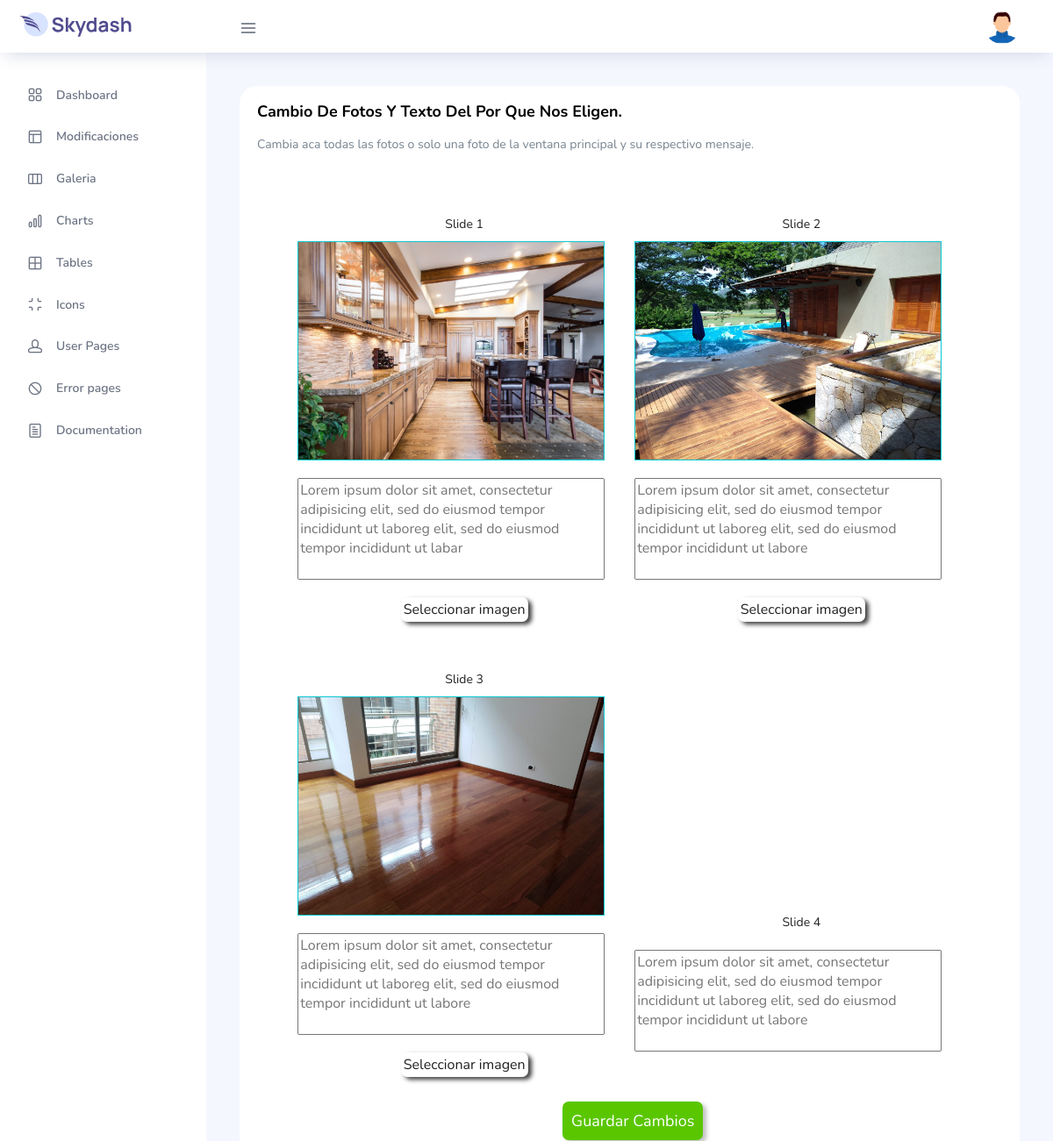
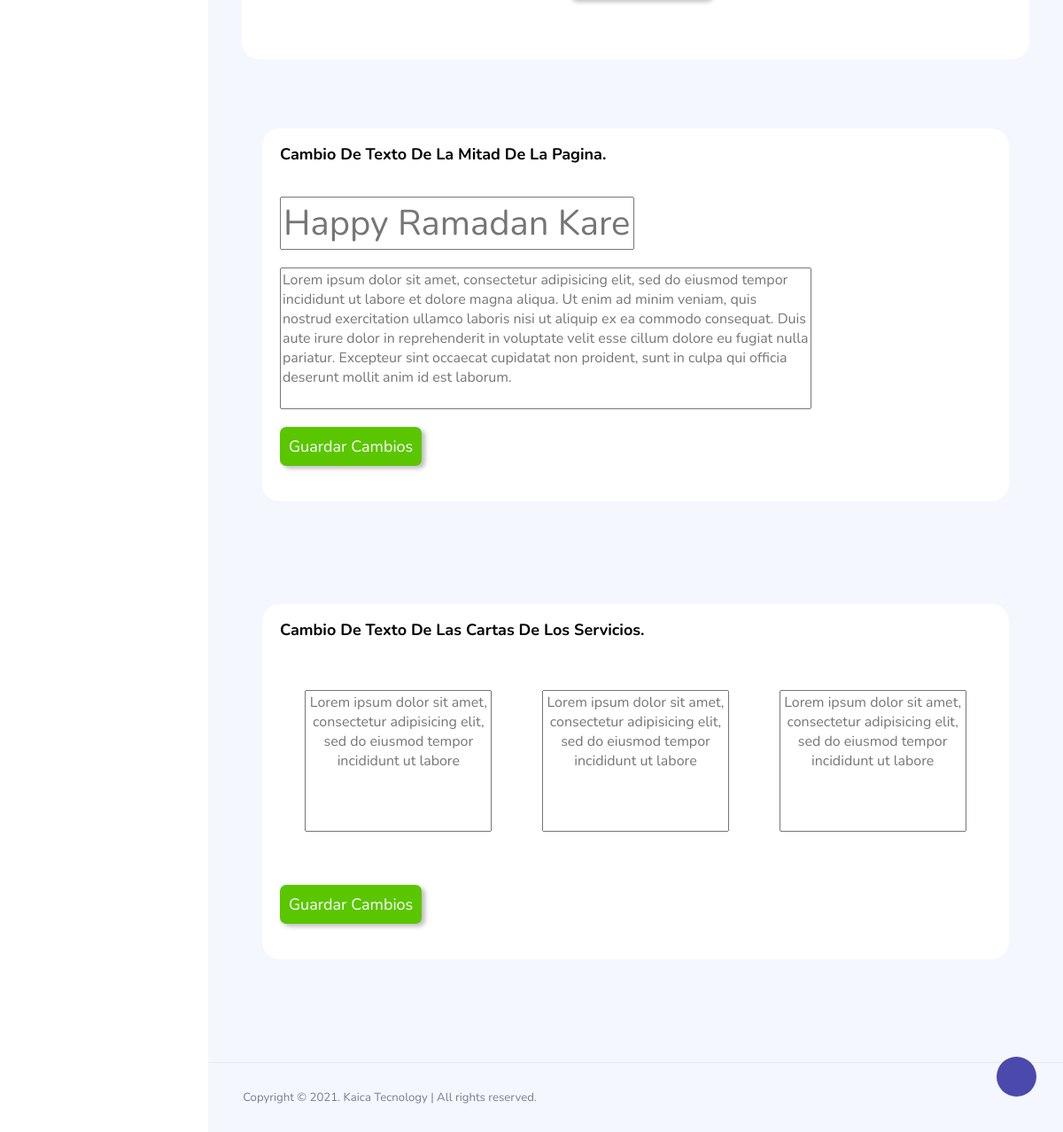
Page /login/pages/ui-features/choose.php (signed in) on the committed database (2 pictures, top to bottom).
### tables this page shows
CREATE TABLE `fotoschoose` (
  `idimagen` int(11) NOT NULL,
  `nameimage` varchar(100) NOT NULL,
  `txtfoton` text NOT NULL
);

CREATE TABLE `asi` (
  `asitxt` varchar(100) NOT NULL,
  `taasi` text NOT NULL
);

CREATE TABLE `cards` (
  `id` int(11) NOT NULL,
  `cardtxt` varchar(150) NOT NULL
);

### login/pages/ui-features/choose.php (the view, shortened to what this page needs)
<?php
  include "../../conexion.php";
$queryimag1 = mysqli_query($conection, "SELECT f.nameimage,f.txtfoton
                       FROM fotoschoose f
                        WHERE idimagen = 1");
$queryimag2 = mysqli_query($conection, "SELECT f.nameimage,f.txtfoton
                       FROM fotoschoose f
                        WHERE idimagen = 2");
$queryimag3 = mysqli_query($conection, "SELECT f.nameimage,f.txtfoton
                       FROM fotoschoose f
                        WHERE idimagen = 3");
$queryimag4 = mysqli_query($conection, "SELECT f.nameimage,f.txtfoton
                       FROM fotoschoose f
                        WHERE idimagen = 4");
$queryasi = mysqli_query($conection, "SELECT * FROM `asi`");
$querycard1 = mysqli_query($conection, "SELECT * FROM `cards` WHERE id = 1");
$querycard2 = mysqli_query($conection, "SELECT * FROM `cards` WHERE id = 2");
$querycard3 = mysqli_query($conection, "SELECT * FROM `cards` WHERE id = 3");
while ($datacard1 = mysqli_fetch_array($querycard1)) {
  $txtcard1 = $datacard1['cardtxt'];
}
while ($datacard2 = mysqli_fetch_array($querycard2)) {
  $txtcard2 = $datacard2['cardtxt'];
}
while ($datacard3 = mysqli_fetch_array($querycard3)) {
  $txtcard3 = $datacard3['cardtxt'];
}
while($dataasi = mysqli_fetch_array($queryasi)){
  $asitxt = $dataasi['asitxt'];
  $taasi = $dataasi['taasi'];
}
while ($dataimg1 = mysqli_fetch_array($queryimag1)) {
  $txtfoto1 = $dataimg1['txtfoton'];
    if($dataimg1['nameimage'] != null){
        $foto1 = '../../includes/img/uploads/'.$dataimg1['nameimage'];
      } else {
        $foto1 = '';
      }
    }
    while ($dataimg2 = mysqli_fetch_array($queryimag2)) {
      $txtfoto2 = $dataimg2['txtfoton'];
    if($dataimg2['nameimage'] != null){
        $foto2 = '../../includes/img/uploads/'.$dataimg2['nameimage'];
      } else {
        $foto2 = '';
      }
    }
    while ($dataimg3 = mysqli_fetch_array($queryimag3)) {
      $txtfoto3 = $dataimg3['txtfoton'];
    if($dataimg3['nameimage'] != null){
        $foto3 = '../../includes/img/uploads/'.$dataimg3['nameimage'];
      } else {
        $foto3 = '';
      }
    }
     while ($dataimg4 = mysqli_fetch_array($queryimag4)) {
      $txtfoto4 = $dataimg4['txtfoton'];
    }
 ?>
<!DOCTYPE html>
<html lang="es">
<head>
  <link rel="stylesheet" href="../../vendors/feather/feather.css">
  <link rel="stylesheet" href="../../vendors/ti-icons/css/themify-icons.css">
  <link rel="stylesheet" href="../../vendors/css/vendor.bundle.base.css">
  <link rel="stylesheet" href="../../css/vertical-layout-light/style.css">
</head>
<body>
  <div class="container-scroller">
    <nav class="navbar col-lg-12 col-12 p-0 fixed-top d-flex flex-row">
      <div class="text-center navbar-brand-wrapper d-flex align-items-center justify-content-center">
        <a class="navbar-brand brand-logo mr-5" href="../../index.php"><img src="../../images/logo.svg" class="mr-2" alt="logo"/></a>
      </div>
      <div class="navbar-menu-wrapper d-flex align-items-center justify-content-end">
        <button class="navbar-toggler navbar-toggler align-self-center" type="button" data-toggle="minimize">
          <span class="icon-menu"></span>
        </button>
        <ul class="navbar-nav navbar-nav-right">
          <li class="nav-item nav-profile dropdown">
            <a class="nav-link dropdown-toggle" href="#" data-toggle="dropdown" id="profileDropdown">
              <img src="../../images/faces/face28.jpg" alt="profile"/>
            </a>
          </li>
        </ul>
      </div>
    </nav>
    <div class="container-fluid page-body-wrapper">
      <div class="theme-setting-wrapper">
        <div id="settings-trigger"><i class="ti-settings"></i></div>
      </div>
      <nav class="sidebar sidebar-offcanvas" id="sidebar">
        <ul class="nav">
          <li class="nav-item">
            <a class="nav-link" href="../../index.php">
              <i class="icon-grid menu-icon"></i>
              <span class="menu-title">Dashboard</span>
            </a>
          </li>
          <li class="nav-item">
            <a class="nav-link" data-toggle="collapse" href="#ui-basic" aria-expanded="false" aria-controls="ui-basic">
              <i class="icon-layout menu-icon"></i>
              <span class="menu-title">Modificaciones</span>
              <i class="menu-arrow"></i>
            </a>
          </li>
          <li class="nav-item">
            <a class="nav-link" data-toggle="collapse" href="#form-elements" aria-expanded="false" aria-controls="form-elements">
              <i class="icon-columns menu-icon"></i>
              <span class="menu-title">Galeria</span>
              <i class="menu-arrow"></i>
            </a>
          </li>
          <li class="nav-item">
            <a class="nav-link" data-toggle="collapse" href="#charts" aria-expanded="false" aria-controls="charts">
              <i class="icon-bar-graph menu-icon"></i>
              <span class="menu-title">Charts</span>
              <i class="menu-arrow"></i>
            </a>
          </li>
          <li class="nav-item">
            <a class="nav-link" data-toggle="collapse" href="#tables" aria-expanded="false" aria-controls="tables">
              <i class="icon-grid-2 menu-icon"></i>
              <span class="menu-title">Tables</span>
              <i class="menu-arrow"></i>
            </a>
          </li>
          <li class="nav-item">
            <a class="nav-link" data-toggle="collapse" href="#icons" aria-expanded="false" aria-controls="icons">
              <i class="icon-contract menu-icon"></i>
              <span class="menu-title">Icons</span>
              <i class="menu-arrow"></i>
            </a>
          </li>
          <li class="nav-item">
            <a class="nav-link" data-toggle="collapse" href="#auth" aria-expanded="false" aria-controls="auth">
              <i class="icon-head menu-icon"></i>
              <span class="menu-title">User Pages</span>
              <i class="menu-arrow"></i>
            </a>
          </li>
          <li class="nav-item">
            <a class="nav-link" data-toggle="collapse" href="#error" aria-expanded="false" aria-controls="error">
              <i class="icon-ban menu-icon"></i>
              <span class="menu-title">Error pages</span>
              <i class="menu-arrow"></i>
            </a>
          </li>
          <li class="nav-item">
            <a class="nav-link" href="../../pages/documentation/documentation.html">
              <i class="icon-paper menu-icon"></i>
              <span class="menu-title">Documentation</span>
            </a>
          </li>
        </ul>
      </nav>
      <div class="main-panel">
        <div class="content-wrapper">
          <div class="row">
            <div class="col-md-12 grid-margin stretch-card">
              <div class="card">
                <div class="row">
                  <div class="col-md-12">
                    <div class="card-body">
                    <h4 class="card-title">Cambio de fotos y texto del por que nos eligen.</h4>
                    <p class="card-description">Cambia aca todas las fotos o solo una foto de la ventana principal y su respectivo mensaje.</p>
                    <div class="table-responsive">
                    <form id="formchoose" class="formchoose" action="" method="POST" enctype="multipart/form-data">
                    <div  class="input-box">
                        <p class="txt-add-photo-princi">Slide 1</p>
                        <label class="lblimg1" for="img1"></label>
                        <div id="previewimg1">
                            <img src="<?php echo $foto1 ?>">
                        </div>
                        <textarea rows="5" class="tachoose" name="tachoose1" placeholder="<?php echo $txtfoto1 ?>"></textarea>
                        <label class="btnselect" for="img1">Seleccionar imagen</label>
                    </div>
                    <div  class="input-box">
                        <p class="txt-add-photo-princi">Slide 2</p>
                        <label class="lblimg2" for="img2"></label>
                        <div id="previewimg2">
                            <img src="<?php echo $foto2 ?>">
                        </div>
                        <textarea rows="5" class="tachoose" name="tachoose2" placeholder="<?php echo $txtfoto2 ?>"></textarea>
                        <label class="btnselect" for="img2">Seleccionar imagen</label>
                    </div>
                    <div  class="input-box">
                        <p class="txt-add-photo-princi">Slide 3</p>
                        <label class="lblimg3" for="img3"></label>
                        <div id="previewimg3">
                            <img src="<?php echo $foto3 ?>">
                        </div>
                        <textarea rows="5" class="tachoose" name="tachoose3" placeholder="<?php echo $txtfoto3 ?>"></textarea>
                        <label class="btnselect" for="img3">Seleccionar imagen</label>
                    </div>
                    <div  class="input-box">
                        <p class="txt-add-photo-princi">Slide 4</p>
                        <textarea rows="5" class="tachoose" name="tachoose4" placeholder="<?php echo $txtfoto4 ?>"></textarea>
                    </div>
                    <div class="btnsfoton">
                      <button id="btnfotochoose" type="submit" name="submit">Guardar Cambios</button>
                    </div>
                    </form>
                    </div>
                   </div>
                  </div>
                </div>
              </div>
            </div>
          <div class="content-wrapper">
            <div class="row">
            <div class="col-md-12 grid-margin stretch-card">
              <div class="card">
                <div class="row">
                  <div class="col-md-12">
                    <div class="card-body">
                      <h4 class="card-title">Cambio de texto de la mitad de la pagina.</h4>
                        <div class="table-responsive">
                           <form id="formasi" class="formasi" action="" method="POST" enctype="multipart/form-data">
                            <input type="text" name="asitxt" placeholder="<?php echo $asitxt ?>">
                            <textarea rows="7" name="taasi" placeholder="<?php echo $taasi ?>"></textarea>
                            <div class="btnsfoton">
                              <button id="btnasi" type="submit" name="submit">Guardar Cambios</button>
                            </div>
                          </form>
                        </div>
                      </div>
                   </div>
                  </div>
                </div>
              </div>
            </div>
          </div>
          <div class="content-wrapper">
            <div class="row">
            <div class="col-md-12 grid-margin stretch-card">
              <div class="card">
                <div class="row">
                  <div class="col-md-12">
                    <div class="card-body">
                      <h4 class="card-title">Cambio de texto de las cartas de los servicios.</h4>
                        <div class="table-responsive">
                           <form id="formcard" class="formcard" action="" method="POST" enctype="multipart/form-data">
                            <div class="cardss">
                              <div>
                                <textarea rows="7" type="text" name="card1" placeholder="<?php echo $txtcard1 ?>"></textarea>
                              </div>
                              <div>
                                <textarea rows="7" type="text" name="card2" placeholder="<?php echo $txtcard2 ?>"></textarea>
                              </div>
                              <div>
                                <textarea rows="7" type="text" name="card3" placeholder="<?php echo $txtcard3 ?>"></textarea>
                              </div>
                            </div>
                            <div class="btnsfoton">
                              <button id="btncards" type="submit" name="submit">Guardar Cambios</button>
                            </div>
                          </form>
                        </div>
                      </div>
                   </div>
                  </div>
                </div>
              </div>
            </div>
          </div>
          </div>
        </div>
        <footer class="footer">
          <div class="d-sm-flex justify-content-center justify-content-sm-between">
            <span class="text-muted text-center text-sm-left d-block d-sm-inline-block">Copyright © 2021.  Kaica Tecnology | All rights reserved.</span>
          </div>
        </footer>
      </div>
    </div>
  </div>
</body>
</html>

### rows in the picture
fotoschoose: nameimage (picture), tachoose1 "Lorem ipsum dolor sit amet, consectetur adipisicing elit, sed do eiusmod tempor incididunt ut laboreg elit, sed do eiusmod tempor incididunt ut labar"
fotoschoose: nameimage (picture), tachoose2 "Lorem ipsum dolor sit amet, consectetur adipisicing elit, sed do eiusmod tempor incididunt ut laboreg elit, sed do eiusmod tempor incididunt ut labore"
fotoschoose: nameimage (picture), tachoose3 "Lorem ipsum dolor sit amet, consectetur adipisicing elit, sed do eiusmod tempor incididunt ut laboreg elit, sed do eiusmod tempor incididunt ut labore"
fotoschoose: tachoose4 "Lorem ipsum dolor sit amet, consectetur adipisicing elit, sed do eiusmod tempor incididunt ut laboreg elit, sed do eiusmod tempor incididunt ut labore"
asi: asitxt "Happy Ramadan Karenmo"
cards: card1 "Lorem ipsum dolor sit amet, consectetur adipisicing elit, sed do eiusmod tempor incididunt ut labore"
cards: card2 "Lorem ipsum dolor sit amet, consectetur adipisicing elit, sed do eiusmod tempor incididunt ut labore"
cards: card3 "Lorem ipsum dolor sit amet, consectetur adipisicing elit, sed do eiusmod tempor incididunt ut labore"
